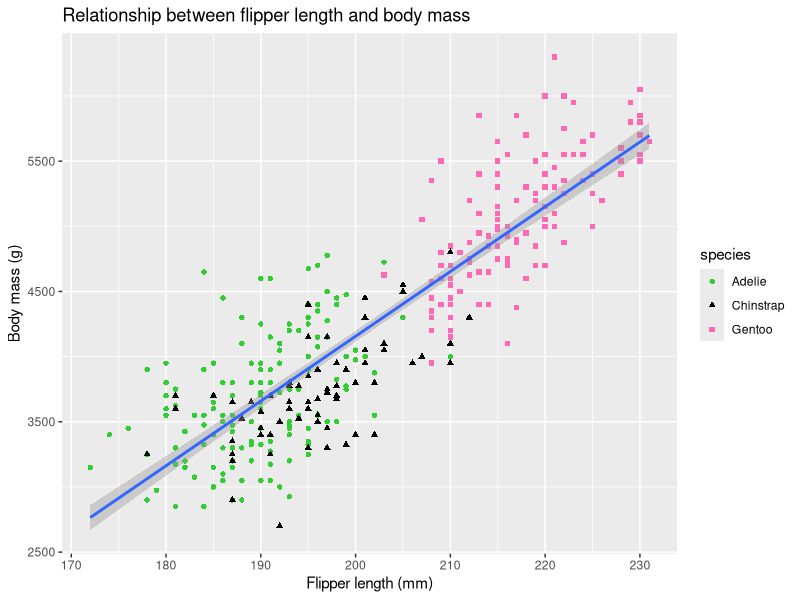
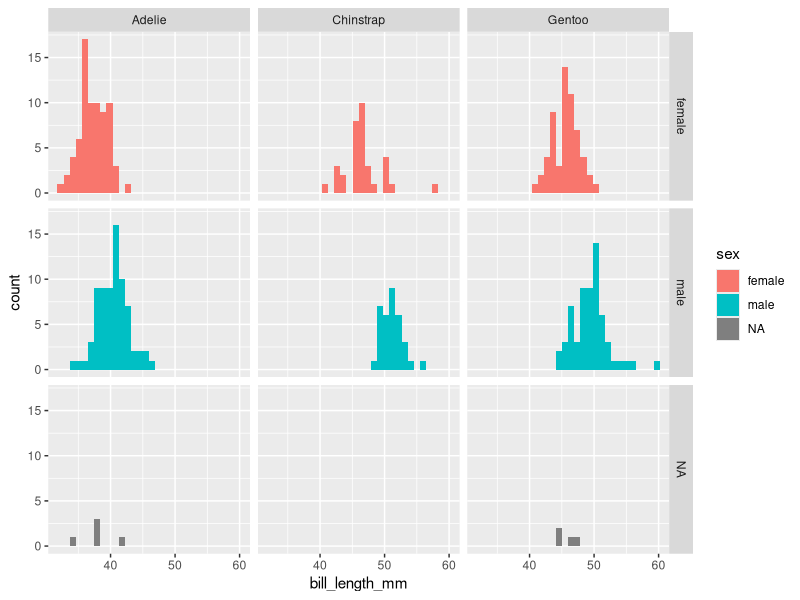
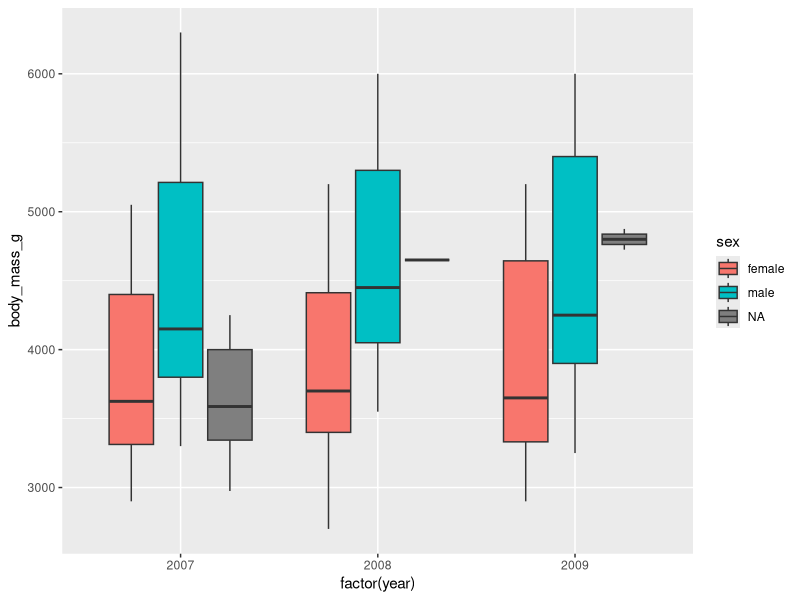
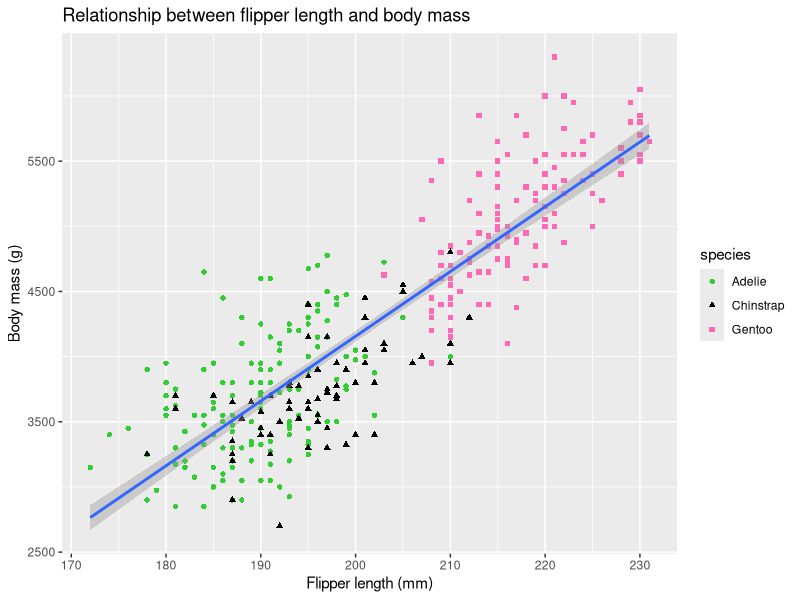

These figures' R source, in order:
## ---- chunk 1
library(tidyverse)
library(palmerpenguins)
library(ggthemes)

view(penguins)

ggplot(data = penguins, 
       mapping = aes(x = flipper_length_mm, 
                     y = body_mass_g)) +
  geom_point(mapping = aes(color = species,
                     shape = species)) +
  scale_color_manual(values = c("limegreen", "black", "hotpink")) +
  geom_smooth(method = "lm") +
  xlab("Flipper length (mm)") +
  ylab("Body mass (g)") +
  ggtitle("Relationship between flipper length and body mass")

ggsave(filename = "penguin_plot.pdf")
## ---- chunk 2
#Does bill length depend on sex of pengu


ggplot(data = penguins, mapping = aes(x = bill_length_mm, fill = sex)) +
  geom_histogram() +
  facet_grid(sex ~ species)
## ---- chunk 3
#Relationship between year and body mass?

ggplot(data = penguins, mapping = aes(x = factor(year), 
                                      y = body_mass_g,
                                      fill = sex)) +
  geom_boxplot()

